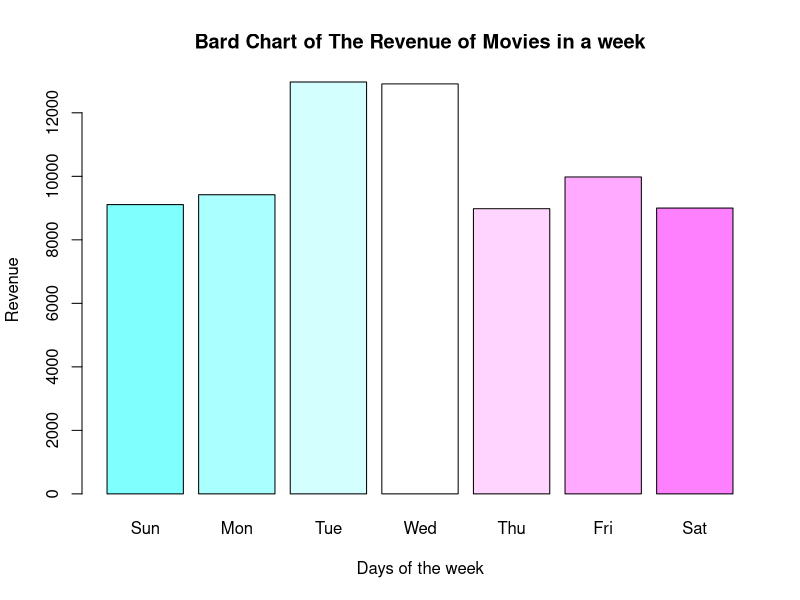
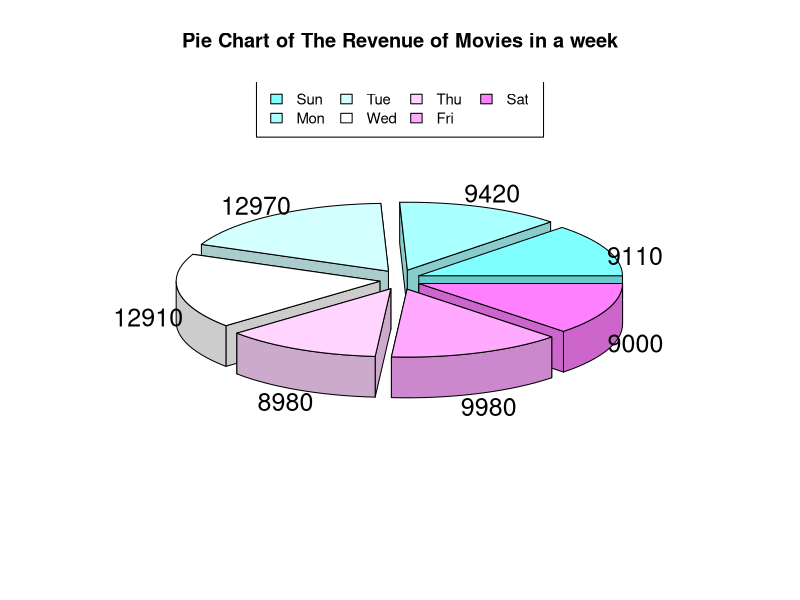

Generate these figures, in order, with R:


# Cost for adults and children
ticket_cost <- 70
ticket_cost_child <- 60
movies <-
  c('Greenland', 'The Invisible Man', 'Taxi Driver', 'Frozen 2', 'Mulan')  # List 5 of your favorite movies
screens <-
  5 # How many screens does the theater have? (assume 1 per movie)
seats <- 50  # How many seats does each theater hold
week_days <- rep(0, 7)  # Store totals for each day

total_revnues_per_day <- rep(0, 7)

# iterate through the week
for (day in 1:length(week_days)) {
  # Keep track of total revenue for the day
  total_revnues_per_day[day] <- 0
  week_days[day] <- day
  revenue <- 0
  # iterate through the amount of screens on a particular day
  for (s in 1:screens) {
    # Calculate  how many adults and children are watching the movie
    visitors_adults <- 0
    visitors_children <- 0
    total_vistors <- 55
    while (total_vistors >= seats) {
      visitors_adults = sample(seats, 1)
      visitors_children <- sample(seats, 1)
      total_vistors = visitors_adults + visitors_children
    }
    # Calculate the revenue for adults and children
    adults_revenue <- visitors_adults * ticket_cost
    children_revenue <- visitors_children * ticket_cost_child
    
    # Calculate revenue, and add to running total for the day
    revenue = revenue + (adults_revenue  + children_revenue)
  }
  # Save total to the corresponding day
  total_revnues_per_day[day] = revenue
}
week_days
total_revnues_per_day
days_week = c("Sun" , "Mon" , "Tue" , "Wed" , "Thu" , "Fri" , "Sat")

# Make a barchart showing total revenue per day
barplot(
  total_revnues_per_day,
  xlab = "Days of the week",
  ylab = "Revenue",
  names.arg = days_week ,
  main = "Bard Chart of The Revenue of Movies in a week",
  col = cm.colors(length(total_revnues_per_day))
)

# Make any other chart

# Simple Pie Chart
#install.packages('plotrix') 
library(plotrix)
pie3D(
  total_revnues_per_day,
  labels = total_revnues_per_day,
  explode = 0.1 ,
  main = "Pie Chart of The Revenue of Movies in a week" ,
  col = cm.colors(length(total_revnues_per_day))
)
legend(
  "top",
  days_week ,
  cex = 0.9,
  ncol = 4,
  fill = cm.colors(length(total_revnues_per_day))
)

# Which day had the highest revenue?
index_of_max = which.max(total_revnues_per_day)
day_max = days_week[index_of_max]
print(
  paste0(
    "The Busiest Day in the theater is : ",
    day_max ,
    ",  With total revenue : " ,
    total_revnues_per_day[index_of_max]
  )
)